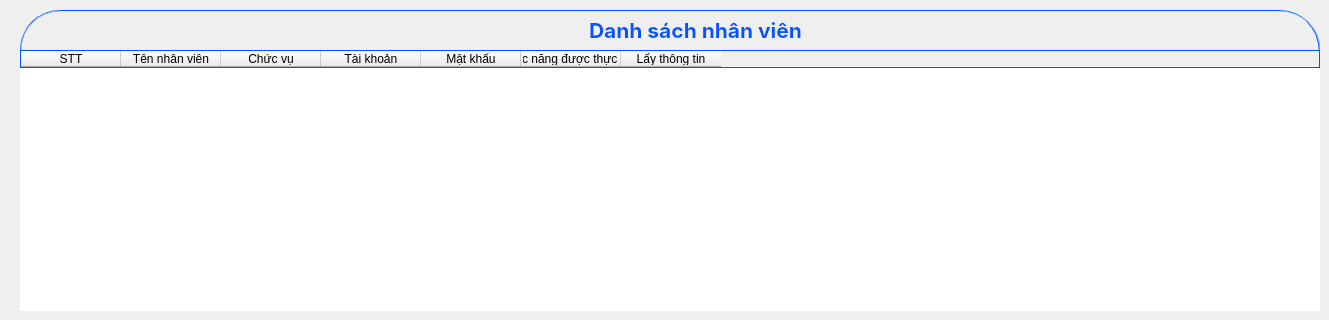
          <widget class="QWidget" name="page_EmployeeList">
           <widget class="QGroupBox" name="groupBox_16">
            <property name="geometry">
             <rect>
              <x>20</x>
              <y>10</y>
              <width>1300</width>
              <height>301</height>
             </rect>
            </property>
            <property name="styleSheet">
             <string notr="true">border: 1px groove #0055FF;
opacity: 0.7;
border-radius: 40px;
</string>
            </property>
            <property name="title">
             <string/>
            </property>
            <widget class="QLabel" name="label_76">
             <property name="geometry">
              <rect>
               <x>0</x>
               <y>0</y>
               <width>1351</width>
               <height>41</height>
              </rect>
             </property>
             <property name="font">
              <font>
               <family>Inter</family>
               <pointsize>16</pointsize>
               <bold>true</bold>
               <kerning>true</kerning>
              </font>
             </property>
             <property name="styleSheet">
              <string notr="true">color: #0055FF;
opacity: 0.4;
background-color: transparent;
font-family: Inter, sans-serif;
border: None;
</string>
             </property>
             <property name="text">
              <string>Danh sách nhân viên</string>
             </property>
             <property name="alignment">
              <set>Qt::AlignCenter</set>
             </property>
             <property name="wordWrap">
              <bool>false</bool>
             </property>
            </widget>
            <widget class="QTableWidget" name="tbEmployeeList">
             <property name="geometry">
              <rect>
               <x>0</x>
               <y>40</y>
               <width>1300</width>
               <height>321</height>
              </rect>
             </property>
             <property name="styleSheet">
              <string notr="true">QTableWidget#tbEmployeeList{
 border:None;
}
</string>
             </property>
             <column>
              <property name="text">
               <string>STT</string>
              </property>
             </column>
             <column>
              <property name="text">
               <string>Tên nhân viên</string>
              </property>
             </column>
             <column>
              <property name="text">
               <string>Chức vụ</string>
              </property>
             </column>
             <column>
              <property name="text">
               <string>Tài khoản</string>
              </property>
             </column>
             <column>
              <property name="text">
               <string>Mật khẩu</string>
              </property>
             </column>
             <column>
              <property name="text">
               <string>Chức năng được thực hiện</string>
              </property>
             </column>
             <column>
              <property name="text">
               <string>Lấy thông tin</string>
              </property>
             </column>
            </widget>
           </widget>
          </widget>
